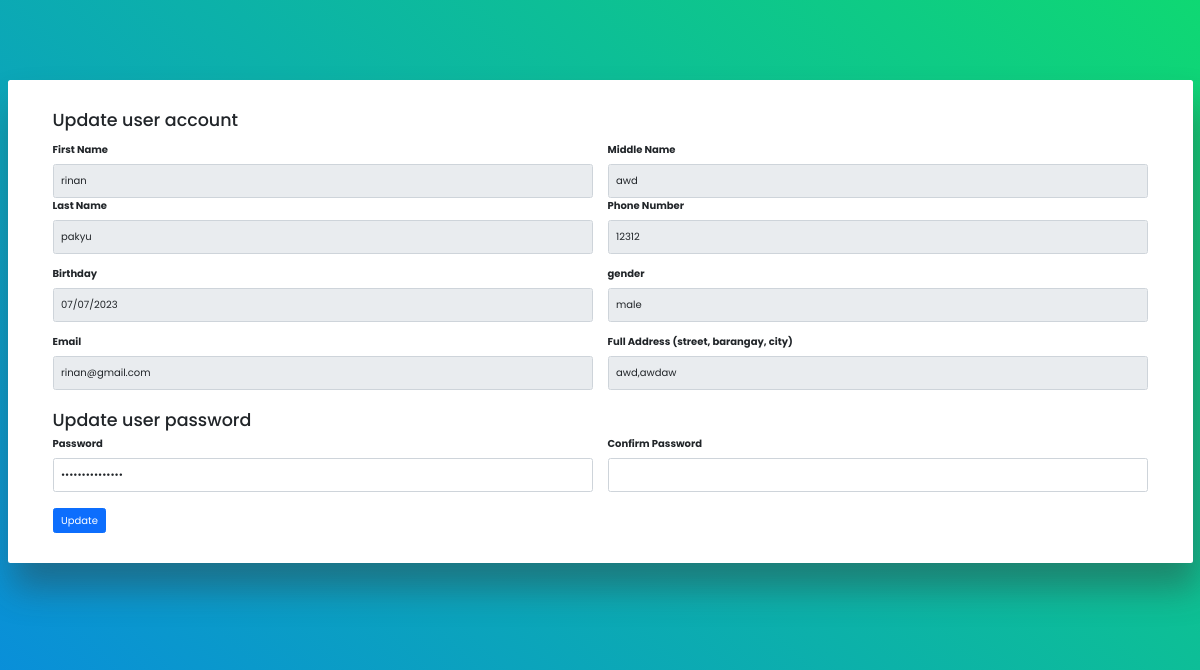
The page /admin_edit_admin_acc.php?user_id=5 on the database its author committed.
### tables this page shows
CREATE TABLE `tbl_userinfo` (
  `user_id` int(11) NOT NULL,
  `firstname` varchar(244) NOT NULL,
  `middlename` varchar(244) NOT NULL,
  `lastname` varchar(244) NOT NULL,
  `birthday` date NOT NULL,
  `gender` varchar(244) NOT NULL
);

CREATE TABLE `tbl_usercredentials` (
  `usercredentials_id` int(11) NOT NULL,
  `email` varchar(244) NOT NULL,
  `contact` bigint(11) NOT NULL
);

CREATE TABLE `tbl_accounts` (
  `account_id` int(11) NOT NULL,
  `email` varchar(244) NOT NULL,
  `password` varchar(244) NOT NULL
);

CREATE TABLE `tbl_address` (
  `address_id` int(11) NOT NULL,
  `address` varchar(244) NOT NULL
);

### admin_edit_admin_acc.php (the view, shortened to what this page needs)
<!DOCTYPE html>
<html>
<head>
    <link href="//maxcdn.bootstrapcdn.com/bootstrap/3.3.0/css/bootstrap.min.css" rel="stylesheet" id="bootstrap-css">
    <link rel="stylesheet" href="https://cdnjs.cloudflare.com/ajax/libs/font-awesome/5.15.3/css/all.min.css">
    <link rel="stylesheet" href="admin_add_Admin_acc.css">
    <link rel="stylesheet" href="https://cdn.jsdelivr.net/npm/bootstrap@5.0.0-beta1/dist/css/bootstrap.min.css">
    <link rel="stylesheet" href="https://cdn.jsdelivr.net/npm/bootstrap@5.0.0-beta1/dist/js/bootstrap.bundle.min.js">
    <link rel="stylesheet" href="https://cdnjs.cloudflare.com/ajax/libs/jquery/3.2.1/jquery.min.js">
</head>
<body>
    <div class="container-fluid">
        <?php
        include 'dbcon.php';
        if (isset($_GET['user_id'])) {
            $user_id = $_GET['user_id'];
            $sql = "SELECT tbl_userinfo.user_id, tbl_userinfo.firstname, tbl_userinfo.middlename, tbl_userinfo.lastname, tbl_userinfo.birthday, tbl_userinfo.gender, tbl_usercredentials.email,
            tbl_usercredentials.contact, tbl_address.address, tbl_accounts.email, tbl_accounts.password FROM tbl_admin
            JOIN tbl_userinfo ON tbl_admin.user_id = tbl_userinfo.user_id
            JOIN tbl_usercredentials ON tbl_admin.credentials_id = tbl_usercredentials.usercredentials_id
            JOIN tbl_address ON tbl_admin.address_id = tbl_address.address_id
            JOIN tbl_accounts on tbl_admin.account_id = tbl_accounts.account_id
            WHERE tbl_userinfo.user_id = $user_id LIMIT 1";
            $result = mysqli_query($conn, $sql);
            if ($result && mysqli_num_rows($result) > 0) {
                $row = mysqli_fetch_assoc($result);
            } else {
                echo "No records found in tbl_admin";
                exit();
            }
        } else {
            echo "No admin id provided";
            exit();
        }
        ?>
        <form action="" method="POST">
        <div class="wrapper rounded bg-white">
            <div class="h3">Update user account</div>
            <div class="form">
                <div class="row">
                    <div class="col-md-6 mt-md-0 mt-3">
                        <label>First Name</label>
                        <input type="text" class="form-control" name="firstname" value="<?php echo $row ['firstname']?>" readonly required >
                    </div>
                    <div class="col-md-6 mt-md-0 mt-3">
                        <label>Middle Name</label>
                        <input type="text" class="form-control" name="middlename" value="<?php echo $row ['middlename']?>" readonly required>
                    </div>
                    <div class="col-md-6 mt-md-0 mt-3">
                        <label>Last Name</label>
                        <input type="text" class="form-control" name="lastname" value="<?php echo $row ['lastname']?>" readonly required>
                    </div>
                    <div class="col-md-6 mt-md-0 mt-3">
                        <label>Phone Number</label>
                        <input type="tel" class="form-control" name="phone" value="<?php echo $row ['contact']?>" readonly required>
                    </div>
                </div>
                <div class="row">
                    <div class="col-md-6 mt-md-0 mt-3">
                        <label>Birthday</label>
                        <input type="date" class="form-control" name="birthday" value="<?php echo $row ['birthday']?>" readonly required>
                    </div>
                    <div class="col-md-6 mt-md-0 mt-3">
                        <label>gender</label>
                        <input type="text" class="form-control" name="gender" value="<?php echo $row ['gender']?>" readonly required>
                    </div>
                </div>
                <div class="row">
                    <div class="col-md-6 mt-md-0 mt-3">
                        <label>Email</label>
                        <input type="email" class="form-control" name="email" value="<?php echo $row ['email']?>" readonly required>
                    </div>
                    <div class="col-md-6 mt-md-0 mt-3">
                        <label>Full Address (street, barangay, city)</label>
                        <input type="address" class="form-control" name="address" value="<?php echo $row ['address']?>" readonly required>
                    </div>
                    <div class="h3" style="margin-top: 20px;">Update user password</div>
                    <div class="col-md-6 mt-md-0 mt-3">
                        <label>Password</label>
                        <input type="password" class="form-control" name="password" value="<?php echo $row['lastname'] . $row['birthday']?>" required>
                    </div>
                    <div class="col-md-6 mt-md-0 mt-3">
                        <label>Confirm Password</label>
                        <input type="password" class="form-control" name="cfpassword" required>
                    </div>
                </div>
                <input type="submit" class="btn btn-primary mt-3" value="Update" name="btnAdd">
            </div>
        </div>
        </form>
    </div>
</body>
</html>

### admin_add_Admin_acc.css (style rules this page uses)
* { margin: 0; padding: 0; box-sizing: border-box; font-family: 'Poppins', sans-serif; }
body { background: linear-gradient(45deg, #098ae0, #0fd873); min-height: 100vh; }
.wrapper { max-width: 100%; margin: 80px auto; padding: 30px 45px; box-shadow: 5px 25px 35px #3535356b; }
.wrapper label { display: block; padding-bottom: 0.2rem; }
.wrapper .form .row { padding: 0.6rem 0; }
.wrapper .form .row .form-control { box-shadow: none; }

### rows shown on the page
tbl_userinfo: firstname "rinan", middlename "awd", lastname "pakyu", phone "12312", birthday "07/07/2023", gender "male", email "rinan@gmail.com", address "awd,awdaw"
